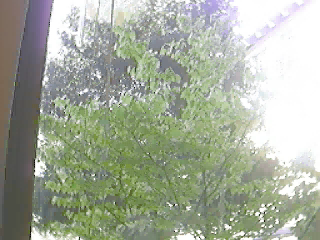
#> input picture frame 45 of opencv/VisionTrainer/build/pyopencv/tree.avi, 320 x 240 px, given in place of the camera
$ python object.py   (Python 2 division)   (older library calls are emulated)
#> lines starting #> are read from the running program, lines starting #| are printed output that depends on the picture; after the words box and inside, x2 and y2 are one past the last pixel; in counts of white or black regions, pixels touching at a corner belong together
#!/usr/bin/env python
import sys
import cv2
import numpy as np
import datetime
import glob
import time
from collections import deque
from math import sqrt, atan2, degrees

def vec(a, b):
    return (a[0]-b[0], a[1]-b[1])

def mag(a, b):
    v = vec(a,b)
    return sqrt(v[0] ** 2 + v[1] ** 2)

def ang(a, b):
    v = vec(a,b)
    return atan2(v[0], v[1])

VID_FILE = False

VGA_W = 640
VGA_H = 480
MIN_SIZE = 30

BLUR = 25

# Run at VGA resolution
webcam = cv2.VideoCapture(1)
webcam.set(cv2.cv.CV_CAP_PROP_FRAME_WIDTH,VGA_W)
webcam.set(cv2.cv.CV_CAP_PROP_FRAME_HEIGHT,VGA_H)

# output window
cv2.namedWindow('foo')

# testing with a green iPhone 5c
color_min = np.array([50,60,60], np.uint8)
color_max = np.array([80,255,255], np.uint8)

# Open a Video File??????
if VID_FILE:
    print glob.glob('~/Downloads/*')
    cap = cv2.VideoCapture('/Users/mike1000/Downloads/KITE.mov')

# Measure time for science!
past = datetime.datetime.now()

# Path History
blob_hist = deque([(0, 0)])

# loop until forever
while True:
    # time how long a cycle takes
    current = datetime.datetime.now()
    diff = current - past
    print "FPS:", 1.0/(diff.seconds + diff.microseconds*1E-6)
    past = current

    # capture image from camera
    if VID_FILE:
        rv, img = cap.read()
        if cv2.waitKey(1) & 0xFF == ord('d'):
            break
    else:
        rv, img = webcam.read()
#> img is the input picture: shape (240, 320, 3); mean B, G, R 155, 171.9, 164.7

    if not rv:
        print "ERROR capturing image"
        exit(1)

    # TODO: this may be overkill on the blur
    cv2.GaussianBlur(img,(BLUR, BLUR),0)

    # Convert to HSV before threshold
    hsv = cv2.cvtColor(img, cv2.COLOR_BGR2HSV)
#> hsv: shape (240, 320, 3); mean H, S, V 49.9, 36.3, 174.3

    # Print out the HSV values for the center pixel...
    #print hsv[VGA_W / 2, VGA_H / 2]

    # Threshold within csv
    thresh = cv2.inRange(hsv, color_min, color_max)
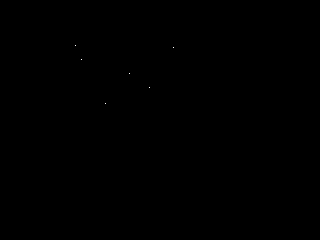
#> thresh: shape (240, 320); 0.01% white in thin lines or dots, all inside (x1, y1, x2, y2) = (75, 45, 174, 104)

    thresh1 = thresh.copy()

    #cv2.GaussianBlur(thresh1,(3,3),0)


    # Get the contours...
    #cont = cv2.Canny(thresh, 10, 200)
    #contours, hierarchy = cv2.findContours(thresh,cv2.RETR_EXTERNAL,cv2.CHAIN_APPROX_SIMPLE)
    contours, hierarchy = cv2.findContours(thresh,cv2.RETR_TREE,cv2.CHAIN_APPROX_TC89_KCOS)
#> contours = 6 contours, all with area under 20

    #print contours
    try:
        # [9 lines of commented-out code are left out]
        blobs_with_sizes = [(cv2.contourArea(blob), blob) for blob in contours]
#> blobs_with_sizes = [(0, [[105, 103]]), (0, [[149, 87]]), (0, [[129, 73]]), (0, [[81, 59]]), (0, [[173, 47]]), (0, [[75, 45]])]
        sorted_blobs = sorted(blobs_with_sizes, key = lambda tup: tup[0], reverse=True)
#> sorted_blobs has the same summary as blobs_with_sizes

        # Get rid of all the tiny ones!!!!
        sorted_blobs = [(size, blob) for size, blob in sorted_blobs if size >MIN_SIZE]
#> sorted_blobs = []

        good_blobs = []

        # Only look at the first few blobs...
        for size, blob in sorted_blobs[:5]:
            print size
            (x,y),radius = cv2.minEnclosingCircle(blob)
            center = (int(x),int(y))
            radius = int(radius)

            if (2 * radius) < (0.5 * VGA_W):
                good_blobs.append((size, blob, center, radius))
                cv2.circle(img,center,radius,(0,255,0),2)
#> this loop made 0 passes
#> after the loop, good_blobs = []
        try:
            best_size, best_blob, best_center, best_radius = good_blobs[0]
        except:
            blob_hist = deque([(0,0)])

        # Calculate our motion vector!!
        try:
            magnitude = mag(best_center, blob_hist[-1])
            angle = ang(best_center, blob_hist[-1])
            angle = degrees(angle)
            print "M:   ", magnitude
            print "Ang: ", angle
        except Exception, e:
            #raise
            print "First loop... No object history"

        blur_hsv = hsv.copy()

        cv2.GaussianBlur(blur_hsv, (25, 25), 0)
        print blur_hsv[best_center[0], best_center[1]]
        # Add the best point to the history
        blob_hist.append(best_center)
        # Limit the length of the history!!
        if len(blob_hist) > 200:
            blob_hist.popleft()

        # Draw a line to connect the last point to this point...
        # Aka Lets do a line!!!!!
        for index in range(len(blob_hist)):
            cv2.line(img, blob_hist[index-1], blob_hist[index], (255, 0, 0), 4)

        x_stuff = [point[0] for point in blob_hist]
        y_stuff = [point[1] for point in blob_hist]

        centerx = np.mean(x_stuff)
        centery = np.mean(y_stuff)

        width = max(x_stuff)-min(x_stuff)

        print centerx, centery

    except Exception, e:
        #raise
        print 'NOPE', e


    # Show the result

    cv2.imshow('foo', thresh1)
    cv2.imshow('bar', img)
